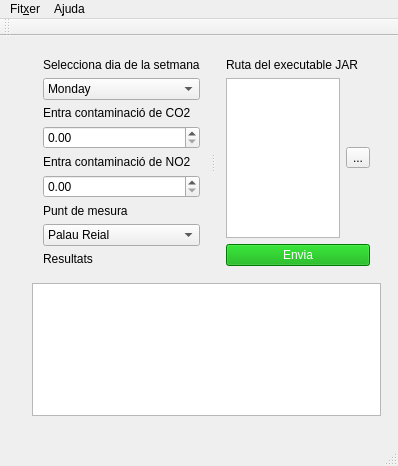
<?xml version="1.0" encoding="UTF-8"?>
<ui version="4.0">
 <class>MainWindow</class>
 <widget class="QMainWindow" name="MainWindow">
  <property name="geometry">
   <rect>
    <x>0</x>
    <y>0</y>
    <width>398</width>
    <height>466</height>
   </rect>
  </property>
  <property name="windowTitle">
   <string>MainWindow</string>
  </property>
  <widget class="QWidget" name="centralWidget">
   <widget class="QWidget" name="">
    <property name="geometry">
     <rect>
      <x>21</x>
      <y>0</y>
      <width>371</width>
      <height>391</height>
     </rect>
    </property>
    <layout class="QVBoxLayout" name="verticalLayout_4">
     <item>
      <widget class="QSplitter" name="splitter">
       <property name="orientation">
        <enum>Qt::Horizontal</enum>
       </property>
       <widget class="QWidget" name="">
        <layout class="QVBoxLayout" name="verticalLayout">
         <item>
          <widget class="QLabel" name="label">
           <property name="text">
            <string>Selecciona dia de la setmana</string>
           </property>
          </widget>
         </item>
         <item>
          <widget class="QComboBox" name="comboBox">
           <item>
            <property name="text">
             <string>Monday</string>
            </property>
           </item>
           <item>
            <property name="text">
             <string>Tuesday</string>
            </property>
           </item>
           <item>
            <property name="text">
             <string>Wednesday</string>
            </property>
           </item>
           <item>
            <property name="text">
             <string>Thursday</string>
            </property>
           </item>
           <item>
            <property name="text">
             <string>Friday</string>
            </property>
           </item>
           <item>
            <property name="text">
             <string>Saturday</string>
            </property>
           </item>
           <item>
            <property name="text">
             <string>Sunday</string>
            </property>
           </item>
          </widget>
         </item>
         <item>
          <widget class="QLabel" name="label_2">
           <property name="text">
            <string>Entra contaminació de CO2</string>
           </property>
          </widget>
         </item>
         <item>
          <widget class="QDoubleSpinBox" name="doubleSpinBox_CO2"/>
         </item>
         <item>
          <widget class="QLabel" name="label_3">
           <property name="text">
            <string>Entra contaminació de NO2</string>
           </property>
          </widget>
         </item>
         <item>
          <widget class="QDoubleSpinBox" name="doubleSpinBox_NO2"/>
         </item>
         <item>
          <widget class="QLabel" name="label_5">
           <property name="text">
            <string>Punt de mesura</string>
           </property>
          </widget>
         </item>
         <item>
          <widget class="QComboBox" name="comboBox_2">
           <item>
            <property name="text">
             <string>Palau Reial</string>
            </property>
           </item>
           <item>
            <property name="text">
             <string>Dimarts</string>
            </property>
           </item>
           <item>
            <property name="text">
             <string>Sants</string>
            </property>
           </item>
          </widget>
         </item>
         <item>
          <widget class="QLabel" name="label_4">
           <property name="text">
            <string>Resultats</string>
           </property>
          </widget>
         </item>
        </layout>
       </widget>
       <widget class="QWidget" name="">
        <layout class="QVBoxLayout" name="verticalLayout_3">
         <item>
          <layout class="QVBoxLayout" name="verticalLayout_2">
           <item>
            <widget class="QLabel" name="label_6">
             <property name="text">
              <string>Ruta del executable JAR</string>
             </property>
            </widget>
           </item>
           <item>
            <layout class="QHBoxLayout" name="horizontalLayout">
             <item>
              <widget class="QPlainTextEdit" name="executableTextEdit"/>
             </item>
             <item>
              <widget class="QToolButton" name="toolButton">
               <property name="text">
                <string>...</string>
               </property>
              </widget>
             </item>
            </layout>
           </item>
          </layout>
         </item>
         <item>
          <widget class="QPushButton" name="pushButton">
           <property name="styleSheet">
            <string notr="true">background-color: rgb(0, 170, 0);
color: rgb(255, 255, 255);</string>
           </property>
           <property name="text">
            <string>Envia</string>
           </property>
          </widget>
         </item>
        </layout>
       </widget>
      </widget>
     </item>
     <item>
      <widget class="QTextBrowser" name="textBrowser"/>
     </item>
    </layout>
   </widget>
  </widget>
  <widget class="QMenuBar" name="menuBar">
   <property name="geometry">
    <rect>
     <x>0</x>
     <y>0</y>
     <width>398</width>
     <height>30</height>
    </rect>
   </property>
   <widget class="QMenu" name="menuFitxer">
    <property name="title">
     <string>Fit&amp;xer</string>
    </property>
    <addaction name="actionSurt"/>
   </widget>
   <widget class="QMenu" name="menuAjuda">
    <property name="title">
     <string>A&amp;juda</string>
    </property>
    <addaction name="actionQuant_a"/>
   </widget>
   <addaction name="menuFitxer"/>
   <addaction name="menuAjuda"/>
  </widget>
  <widget class="QToolBar" name="mainToolBar">
   <attribute name="toolBarArea">
    <enum>TopToolBarArea</enum>
   </attribute>
   <attribute name="toolBarBreak">
    <bool>false</bool>
   </attribute>
  </widget>
  <widget class="QStatusBar" name="statusBar"/>
  <action name="actionSurt">
   <property name="text">
    <string>&amp;Surt</string>
   </property>
  </action>
  <action name="actionQuant_a">
   <property name="text">
    <string>&amp;Quant a...</string>
   </property>
  </action>
 </widget>
 <layoutdefault spacing="6" margin="11"/>
 <resources/>
 <connections>
  <connection>
   <sender>actionSurt</sender>
   <signal>triggered()</signal>
   <receiver>MainWindow</receiver>
   <slot>close()</slot>
   <hints>
    <hint type="sourcelabel">
     <x>-1</x>
     <y>-1</y>
    </hint>
    <hint type="destinationlabel">
     <x>205</x>
     <y>225</y>
    </hint>
   </hints>
  </connection>
 </connections>
</ui>
